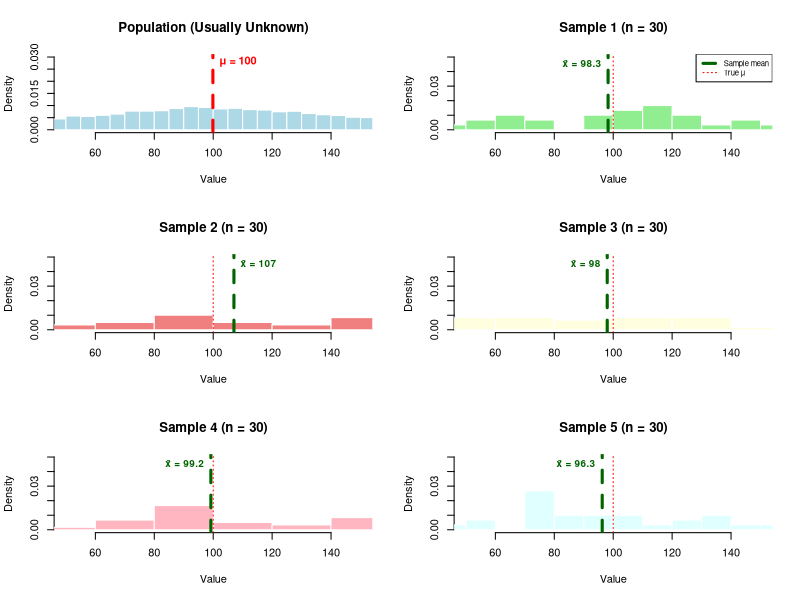
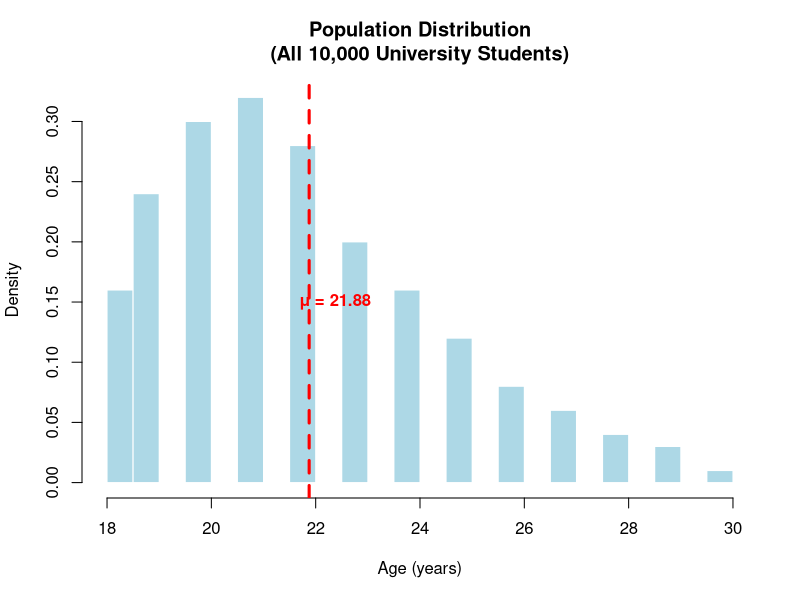
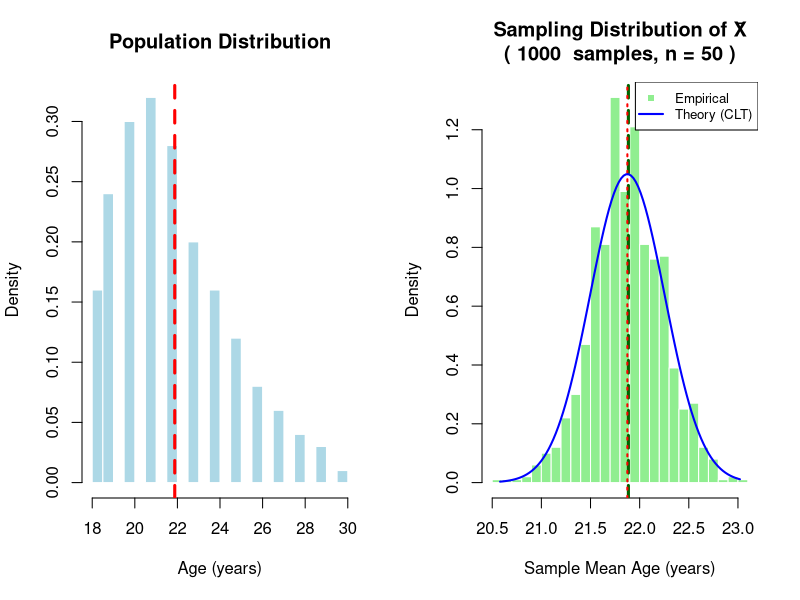
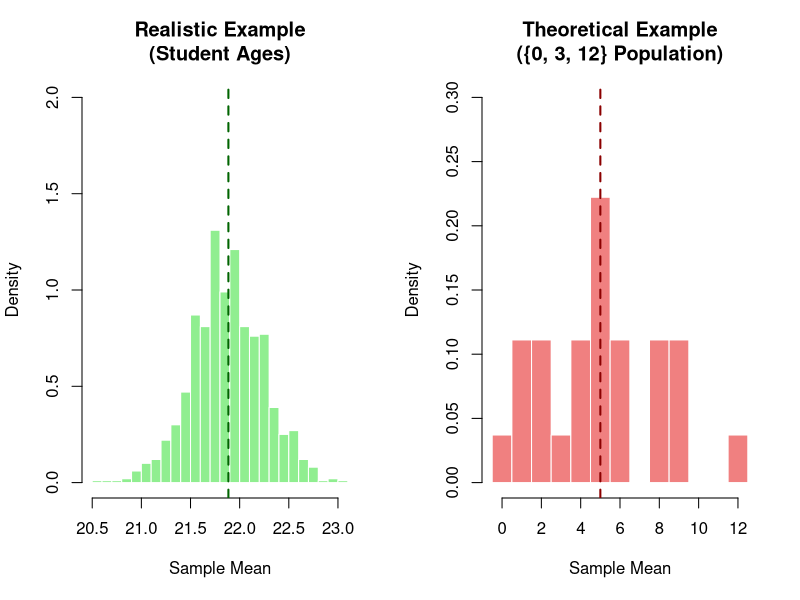
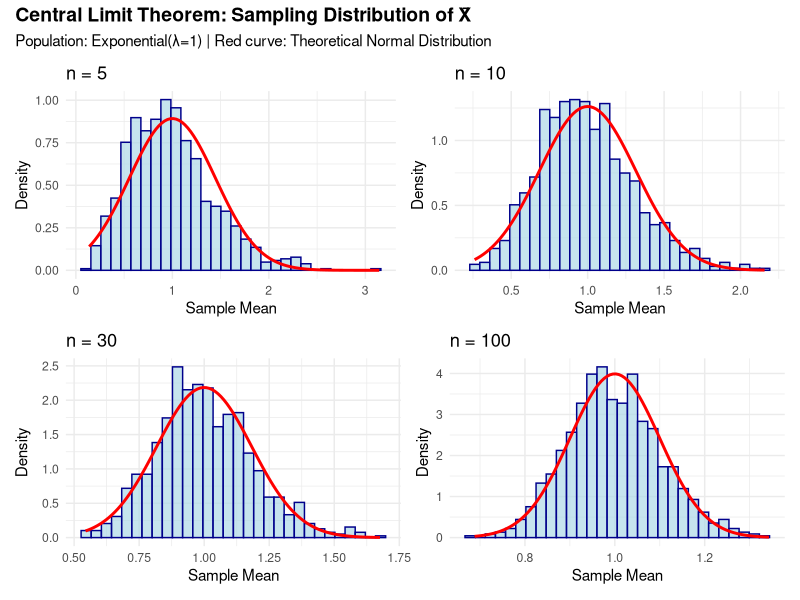
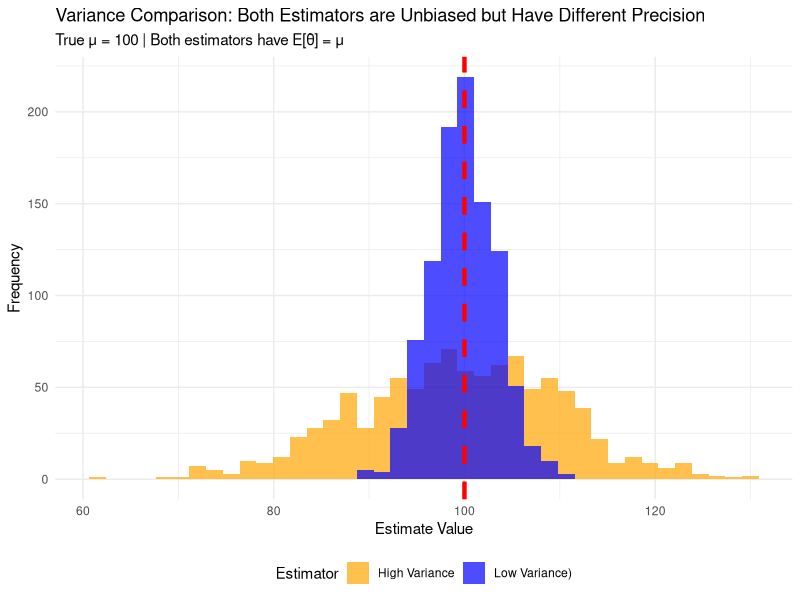
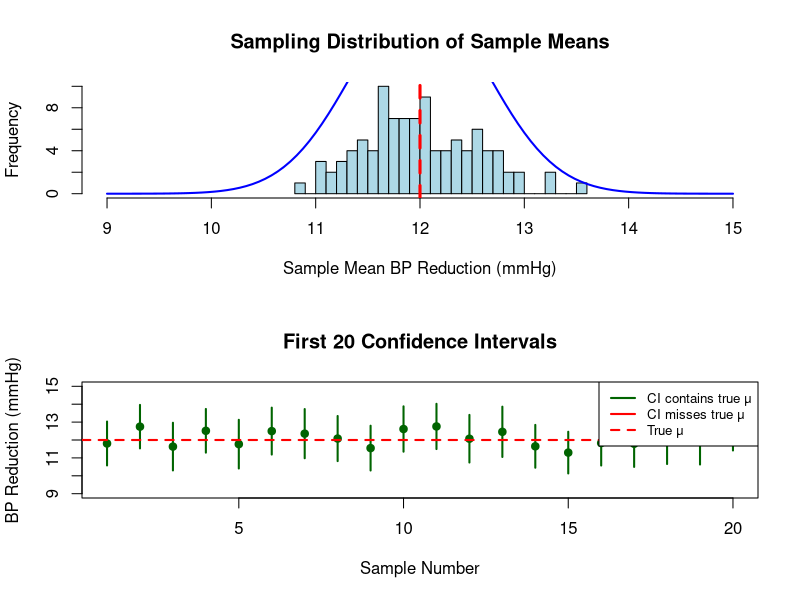
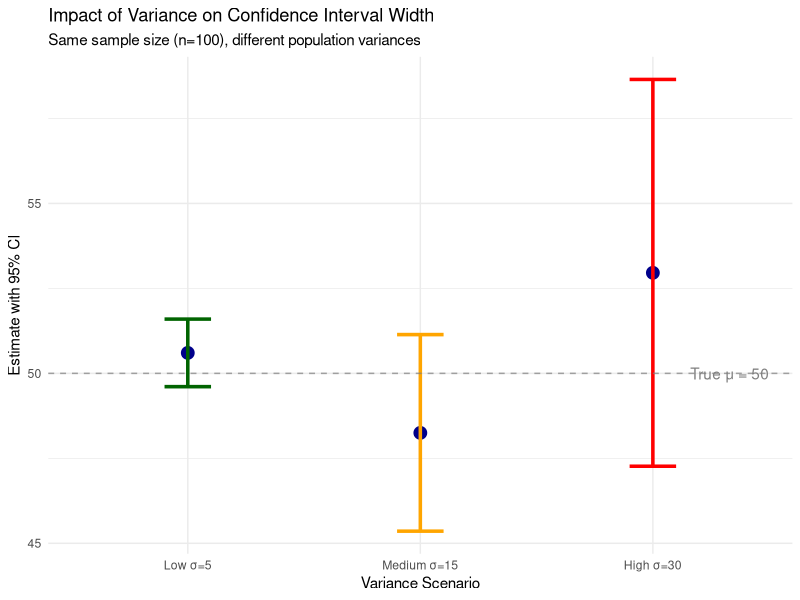

The R source for these figures, in order:
## ---- chunk 1
# Load required libraries
library(tidyverse)
library(knitr)
library(kableExtra)
library(ggplot2)
library(gridExtra)
library(gganimate)
library(patchwork)
## ---- chunk 2
# Create a visual representation of inferential statistics
set.seed(123)

# Create population
population_size <- 10000
population <- rnorm(population_size, mean = 100, sd = 45)

# Take multiple samples
n_samples <- 5
sample_size <- 30
samples <- list()
sample_means <- numeric(n_samples)
## ---- chunk 3
for (i in 1:n_samples) {
  samples[[i]] <- sample(population, sample_size)
  sample_means[i] <- mean(samples[[i]])
}

#Sample Means from 5 Different Samples
for (i in 1:n_samples) {
  cat(sprintf("Sample %d: x̄ = %.2f\n", i, sample_means[i]))
}
## ---- chunk 4

# Create visualization
colors <- c("lightgreen", "lightcoral", "lightyellow", "lightpink", "lightcyan")
par(mfrow = c(3, 2))

# Population (top left)
hist(population, breaks = 50, col = "lightblue", border = "white",
     main = "Population (Usually Unknown)", xlab = "Value", 
     xlim = c(50, 150), prob = TRUE, ylim = c(0, 0.03))
abline(v = mean(population), col = "red", lwd = 3, lty = 2)
text(mean(population), 0.028, "μ = 100", pos = 4, col = "red", font = 2)

# All 5 Samples
for (i in 1:5) {
  hist(samples[[i]], breaks = 12, col = colors[i], border = "white",
       main = paste("Sample", i, "(n = 30)"), xlab = "Value", 
       xlim = c(50, 150), prob = TRUE, ylim = c(0, 0.05))
  abline(v = sample_means[i], col = "darkgreen", lwd = 3, lty = 2)
  abline(v = 100, col = "red", lwd = 1, lty = 3)  # True mean
  text(sample_means[i], 0.045, paste("x̄ =", round(sample_means[i], 1)), 
       pos = ifelse(sample_means[i] < 100, 2, 4), col = "darkgreen", font = 2, cex = 0.9)
  
  # Add legend for first sample
  if (i == 1) {
    legend("topright", 
           legend = c("Sample mean", "True μ"),
           col = c("darkgreen", "red"),
           lty = c(2, 3),
           lwd = c(3, 1),
           cex = 0.7)
  }
}

par(mfrow = c(1, 1))

# Create a summary table of the samples
sample_summary <- data.frame(
  Sample = 1:5,
  Sample_Mean = sample_means,
  Deviation = sample_means - 100,
  Sample_Min = sapply(samples, min),
  Sample_Max = sapply(samples, max),
  Sample_SD = sapply(samples, sd)
)

kable(sample_summary, digits = 2,
      caption = "Summary Statistics for 5 Different Samples (Each n=30)",
      col.names = c("Sample", "Mean", "Deviation from population Mean", "Min", "Max", "SD")) %>%
  kable_styling(bootstrap_options = c("striped", "hover")) %>%
  row_spec(which.min(abs(sample_summary$Deviation)), 
           bold = TRUE, color = "white", background = "green")
## ---- chunk 5
# Create a realistic population of university student ages
set.seed(123)

# Generate a population of 10,000 university students
# Most students are 18-25, with peak around 20-21
population_ages <- c(
  rep(18, 800),   # Freshmen
  rep(19, 1200),  # Freshmen/Sophomores
  rep(20, 1500),  # Sophomores/Juniors  
  rep(21, 1600),  # Juniors/Seniors
  rep(22, 1400),  # Seniors/Grad
  rep(23, 1000),  # Grad students
  rep(24, 800),   # Grad students
  rep(25, 600),   # Grad students
  rep(26, 400),   # PhD students
  rep(27, 300),   # PhD students
  rep(28, 200),   # PhD students
  rep(29, 150),   # PhD students
  rep(30, 50)     # PhD students
)

# Add some random variation
population_ages <- population_ages + round(runif(length(population_ages), -0.4, 0.4))

# Calculate population parameters
pop_mean <- mean(population_ages)
pop_sd <- sd(population_ages)
## ---- chunk 6
# Visualize the population distribution
hist(population_ages, breaks = 30, col = "lightblue", border = "white",
     main = "Population Distribution\n(All 10,000 University Students)",
     xlab = "Age (years)", prob = TRUE)
abline(v = pop_mean, col = "red", lwd = 3, lty = 2)
text(pop_mean + 0.5, 0.15, paste("μ =", round(pop_mean, 2)), col = "red", font = 2)
## ---- chunk 7

# Draw 100 samples of 50 students each
n_samples <- 1000
sample_size <- 50
sample_means <- numeric(n_samples)

for (i in 1:n_samples) {
  sample_i <- sample(population_ages, sample_size, replace = FALSE)
  sample_means[i] <- mean(sample_i)
}
## ---- chunk 8

# Visualize the sampling distribution
par(mfrow = c(1, 2))

# Left plot: Population distribution (repeat for comparison)
hist(population_ages, breaks = 30, col = "lightblue", border = "white",
     main = "Population Distribution",
     xlab = "Age (years)", prob = TRUE)
abline(v = pop_mean, col = "red", lwd = 3, lty = 2)

# Right plot: Sampling distribution
hist(sample_means, breaks = 25, col = "lightgreen", border = "white",
     main = paste("Sampling Distribution of X̄\n(", n_samples, " samples, n =", sample_size, ")"),
     xlab = "Sample Mean Age (years)", prob = TRUE)
abline(v = mean(sample_means), col = "darkgreen", lwd = 3, lty = 2)
abline(v = pop_mean, col = "red", lwd = 2, lty = 3)

# Add normal curve overlay (Central Limit Theorem)
x_seq <- seq(min(sample_means), max(sample_means), length.out = 100)
theoretical_sd <- pop_sd / sqrt(sample_size)
lines(x_seq, dnorm(x_seq, mean = pop_mean, sd = theoretical_sd), 
      col = "blue", lwd = 2)

legend("topright", 
       legend = c("Empirical", "Theory (CLT)"),
       col = c("lightgreen", "blue"),
       lty = c(NA, 1),
       lwd = c(NA, 2),
       pch = c(15, NA),
       cex = 0.8)

par(mfrow = c(1, 1))
## ---- chunk 9

# Create a summary table
sampling_summary <- data.frame(
  Statistic = c("Mean", "Standard Deviation", "Minimum", "Maximum"),
  Population = c(round(pop_mean, 3), round(pop_sd, 3), 
                 min(population_ages), max(population_ages)),
  `Sample Means Distribution` = c(round(mean(sample_means), 3), 
                                  round(sd(sample_means), 3),
                                  round(min(sample_means), 3), 
                                  round(max(sample_means), 3)),
  `Theoretical (CLT)` = c(round(pop_mean, 3), 
                         round(theoretical_sd, 3),
                         NA, NA)
)

kable(sampling_summary, 
      caption = "Population vs Sampling Distribution Statistics",
      col.names = c("Statistic", "Population", "Sample Means", "Theoretical (CLT)")) %>%
  kable_styling(bootstrap_options = c("striped", "hover"))
## ---- chunk 10
# Define a simple population with three values
set.seed(321)
population <- c(3, 0, 12)
mu_x <- mean(population)
sigma_x <- sd(population)
## ---- chunk 11
# Generate all possible samples of size 3 with replacement
n <- 3
all_samples <- expand.grid(X1 = population, X2 = population, X3 = population)
n_samples <- nrow(all_samples)

# Calculate sample mean for each possible sample
all_samples$sample_mean <- (all_samples$X1 + all_samples$X2 + all_samples$X3) / 3

# Display first few samples
head(all_samples) %>%
  kable(caption = "First 10 Possible Samples from {0, 3, 12} Population", digits = 2) %>%
  kable_styling(bootstrap_options = c("striped", "hover"))
## ---- chunk 12
# Create frequency table of sample means
sampling_dist_summary <- table(all_samples$sample_mean)
print(sampling_dist_summary)
## ---- chunk 13

# Visualize both examples side by side
par(mfrow = c(1, 2))

# Realistic example (university ages)
hist(sample_means, breaks = 25, col = "lightgreen", border = "white",
     main = "Realistic Example\n(Student Ages)",
     xlab = "Sample Mean", prob = TRUE, ylim = c(0, 2))
abline(v = mean(sample_means), col = "darkgreen", lwd = 2, lty = 2)

# Simple theoretical example
hist(all_samples$sample_mean, breaks = seq(-0.5, 12.5, by = 1), 
     col = "lightcoral", border = "white",
     main = "Theoretical Example\n({0, 3, 12} Population)",
     xlab = "Sample Mean", prob = TRUE, ylim = c(0, 0.3))
abline(v = mu_x, col = "darkred", lwd = 2, lty = 2)

par(mfrow = c(1, 1))
## ---- chunk 14
# Demonstrate Central Limit Theorem
set.seed(654)

# Non-normal population (exponential)
population_exp <- rexp(10000, rate = 1)

# Sample sizes to test
sample_sizes <- c(5, 10, 30, 100)
n_iterations <- 1000

# Calculate sampling distributions for different sample sizes
sampling_results <- list()

for (n in sample_sizes) {
  sample_means <- numeric(n_iterations)
  for (i in 1:n_iterations) {
    sample_means[i] <- mean(sample(population_exp, n, replace = TRUE))
  }
  sampling_results[[as.character(n)]] <- sample_means
}

# Create plots
plots <- list()
for (i in 1:length(sample_sizes)) {
  n <- sample_sizes[i]
  data_to_plot <- data.frame(x = sampling_results[[as.character(n)]])
  
  p <- ggplot(data_to_plot, aes(x = x)) +
    geom_histogram(aes(y = ..density..), bins = 30, fill = "lightblue", 
                   color = "darkblue", alpha = 0.7) +
    stat_function(fun = dnorm, 
                  args = list(mean = 1, sd = 1/sqrt(n)),
                  color = "red", size = 1) +
    labs(title = paste("n =", n),
         x = "Sample Mean",
         y = "Density") +
    theme_minimal()
  
  plots[[i]] <- p
}

# Combine plots
(plots[[1]] + plots[[2]]) / (plots[[3]] + plots[[4]]) +
  plot_annotation(title = "Central Limit Theorem: Sampling Distribution of X̄",
                  subtitle = "Population: Exponential(λ=1) | Red curve: Theoretical Normal Distribution",
                  theme = theme(plot.title = element_text(size = 14, face = "bold")))
## ---- chunk 15
# Define population
population <- c(0, 3, 12)
mu_x <- mean(population)
# Generate all possible samples of size 3 with replacement
n <- 3
all_samples <- expand.grid(X1 = population, X2 = population, X3 = population)
n_samples <- nrow(all_samples)
# Calculate sample means for different estimators
all_samples$mean_Xbar <- (all_samples$X1 + all_samples$X2 + all_samples$X3) / 3
all_samples$mean_Xtilde <- (all_samples$X1 + all_samples$X3) / 2
all_samples$mean_Xstar <- all_samples$X1

# Calculate variances
var_Xbar <- var(all_samples$mean_Xbar)
var_Xtilde <- var(all_samples$mean_Xtilde)
var_Xstar <- var(all_samples$mean_Xstar)

# Create summary table showing means and variances
blue_summary <- data.frame(
  Estimator = c("Sample Mean (X̄)", "Average of First and Last (X̃)", "First Observation (X*)"),
  Expected_Value = c(mean(all_samples$mean_Xbar),
                     mean(all_samples$mean_Xtilde),
                     mean(all_samples$mean_Xstar)),
  Variance = c(var_Xbar, var_Xtilde, var_Xstar)
)
blue_summary
## ---- chunk 16
# Demonstrate different variances
set.seed(789)

# Generate samples and calculate two unbiased estimators with different variances
n_simulations <- 1000
sample_size <- 20
true_mean <- 100

estimator_results <- data.frame(
  low_variance = numeric(n_simulations),
  high_variance = numeric(n_simulations)
)

for (i in 1:n_simulations) {
  sample_data <- rnorm(sample_size, mean = true_mean, sd = 15)
  
  # Low variance estimator: sample mean (uses all data efficiently)
  estimator_results$low_variance[i] <- mean(sample_data)
  
  # High variance estimator: average of only first and last observations
  estimator_results$high_variance[i] <- (sample_data[1] + sample_data[sample_size]) / 2
}

# Create visualization
var_comparison <- pivot_longer(estimator_results, cols = everything(),
                               names_to = "Estimator", values_to = "Estimate")

ggplot(var_comparison, aes(x = Estimate, fill = Estimator)) +
  geom_histogram(alpha = 0.7, position = "identity", bins = 40) +
  geom_vline(xintercept = true_mean, color = "red", linetype = "dashed", size = 1.5) +
  scale_fill_manual(values = c("low_variance" = "blue", "high_variance" = "orange"),
                    labels = c("High Variance", "Low Variance)")) +
  labs(title = "Variance Comparison: Both Estimators are Unbiased but Have Different Precision",
       subtitle = paste("True μ =", true_mean, "| Both estimators have E[θ̂] = μ"),
       x = "Estimate Value",
       y = "Frequency") +
  theme_minimal() +
  theme(legend.position = "bottom")
## ---- chunk 17
# Set up the clinical trial scenario
set.seed(2024)

# True population parameters (unknown in practice)
true_mean_reduction <- 12  # True average BP reduction in mmHg
true_sd <- 8               # True population standard deviation

# Simulate a clinical trial with 150 patients
n_patients <- 150
trial_data <- rnorm(n_patients, mean = true_mean_reduction, sd = true_sd)

# Calculate sample statistics
sample_mean <- mean(trial_data)
sample_sd <- sd(trial_data)  # Using sample SD as estimate of population SD
se <- sample_sd / sqrt(n_patients)
## ---- chunk 18
# Step 1: Choose confidence level
confidence_level <- 0.95
alpha <- 1 - confidence_level

# Step 2: Find critical value
# Using t-distribution since we're estimating σ with sample SD
df <- n_patients - 1
t_critical <- qt(1 - alpha/2, df)

# For comparison, the z-critical value would be:
z_critical <- qnorm(1 - alpha/2)

# Step 3: Calculate margin of error
margin_of_error_t <- t_critical * se
margin_of_error_z <- z_critical * se

# Step 4: Construct confidence interval
ci_lower_t <- sample_mean - margin_of_error_t
ci_upper_t <- sample_mean + margin_of_error_t

ci_lower_z <- sample_mean - margin_of_error_z
ci_upper_z <- sample_mean + margin_of_error_z
## ---- chunk 19
# Simulate many samples to show the relationship
set.seed(123)
n_samples <- 100
sample_means_ci <- numeric(n_samples)
ci_lower_vals <- numeric(n_samples)
ci_upper_vals <- numeric(n_samples)

# Generate samples and calculate CIs
for(i in 1:n_samples) {
  # Each iteration simulates a new clinical trial
  sample_i <- rnorm(n_patients, mean = true_mean_reduction, sd = true_sd)
  
  # Calculate the sample mean for this trial
  mean_i <- mean(sample_i)
  
  # Calculate the standard error using this sample's SD
  sd_i <- sd(sample_i)
  se_i <- sd_i / sqrt(n_patients)
  
  # Store the sample mean
  sample_means_ci[i] <- mean_i
  
  # Calculate the 95% CI for this sample
  # CI = sample_mean ± t_critical × standard_error
  ci_lower_vals[i] <- mean_i - t_critical * se_i
  ci_upper_vals[i] <- mean_i + t_critical * se_i
}

# Check coverage: Does each CI contain the true mean?
# This creates a logical vector: TRUE if CI contains μ, FALSE otherwise
covers_true_mean <- (ci_lower_vals <= true_mean_reduction) & 
                   (ci_upper_vals >= true_mean_reduction)

# Calculate the coverage rate: proportion of CIs that contain true μ
coverage_rate <- mean(covers_true_mean)
## ---- chunk 20
# Create visualization showing sampling distribution and CIs
par(mfrow = c(2, 1))

# Top panel: Sampling distribution
hist(sample_means_ci, breaks = 20, col = "lightblue", 
     main = "Sampling Distribution of Sample Means",
     xlab = "Sample Mean BP Reduction (mmHg)", 
     xlim = c(9, 15))
abline(v = true_mean_reduction, col = "red", lwd = 3, lty = 2)
text(true_mean_reduction + 0.3, 20, "True μ = 12", col = "red", font = 2)

# Add theoretical normal curve
x_seq <- seq(9, 15, length.out = 100)
theoretical_se <- true_sd / sqrt(n_patients)
lines(x_seq, 
      dnorm(x_seq, mean = true_mean_reduction, sd = theoretical_se) * 
      n_samples * (15-9)/20, 
      col = "blue", lwd = 2)

# Bottom panel: First 20 confidence intervals
plot(1:20, sample_means_ci[1:20], ylim = c(9, 15),
     pch = 19, col = ifelse(covers_true_mean[1:20], "darkgreen", "red"),
     main = "First 20 Confidence Intervals",
     xlab = "Sample Number", 
     ylab = "BP Reduction (mmHg)")

# Add confidence intervals
for(i in 1:20) {
  color <- ifelse(covers_true_mean[i], "darkgreen", "red")
  segments(i, ci_lower_vals[i], i, ci_upper_vals[i], col = color, lwd = 2)
}

abline(h = true_mean_reduction, col = "red", lwd = 2, lty = 2)
legend("topright", 
       legend = c("CI contains true μ", "CI misses true μ", "True μ"),
       col = c("darkgreen", "red", "red"),
       lty = c(1, 1, 2),
       lwd = 2,
       cex = 0.8)

par(mfrow = c(1, 1))
## ---- chunk 21
# Compare CIs with different variances
set.seed(456)
n_fixed <- 100
mean_fixed <- 50

# Three scenarios with different SDs
sd_low <- 5
sd_medium <- 15
sd_high <- 30

# Generate samples
sample_low_var <- rnorm(n_fixed, mean = mean_fixed, sd = sd_low)
sample_medium_var <- rnorm(n_fixed, mean = mean_fixed, sd = sd_medium)
sample_high_var <- rnorm(n_fixed, mean = mean_fixed, sd = sd_high)

# Calculate CIs
calculate_ci <- function(data) {
  m <- mean(data)
  s <- sd(data)
  se <- s / sqrt(length(data))
  t_crit <- qt(0.975, df = length(data) - 1)
  c(lower = m - t_crit * se, 
    mean = m, 
    upper = m + t_crit * se,
    width = 2 * t_crit * se)
}

ci_low_var <- calculate_ci(sample_low_var)
ci_medium_var <- calculate_ci(sample_medium_var)
ci_high_var <- calculate_ci(sample_high_var)

# Create comparison table
variance_effect_table <- data.frame(
  Scenario = c("Low Variance", "Medium Variance", "High Variance"),
  `Population_SD` = c(sd_low, sd_medium, sd_high),
  `CI_Lower` = c(ci_low_var["lower"], ci_medium_var["lower"], ci_high_var["lower"]),
  `CI_Upper` = c(ci_low_var["upper"], ci_medium_var["upper"], ci_high_var["upper"]),
  `CI_Width` = c(ci_low_var["width"], ci_medium_var["width"], ci_high_var["width"])
)

kable(variance_effect_table, digits = 2,
      caption = "Effect of Population Variance on Confidence Interval Width",
      col.names = c("Scenario", "σ", "Lower", "Upper", "Width")) %>%
  kable_styling(bootstrap_options = c("striped", "hover"))
## ---- chunk 22
# Visualize the effect of variance on CI width
library(ggplot2)

# Create data for visualization
ci_comparison <- data.frame(
  Scenario = factor(c("Low σ=5", "Medium σ=15", "High σ=30"),
                   levels = c("Low σ=5", "Medium σ=15", "High σ=30")),
  Mean = c(ci_low_var["mean"], ci_medium_var["mean"], ci_high_var["mean"]),
  Lower = c(ci_low_var["lower"], ci_medium_var["lower"], ci_high_var["lower"]),
  Upper = c(ci_low_var["upper"], ci_medium_var["upper"], ci_high_var["upper"])
)

ggplot(ci_comparison, aes(x = Scenario, y = Mean)) +
  geom_point(size = 4, color = "darkblue") +
  geom_errorbar(aes(ymin = Lower, ymax = Upper), 
                width = 0.2, size = 1.2,
                color = c("darkgreen", "orange", "red")) +
  geom_hline(yintercept = mean_fixed, linetype = "dashed", 
             color = "gray50", alpha = 0.7) +
  labs(title = "Impact of Variance on Confidence Interval Width",
       subtitle = "Same sample size (n=100), different population variances",
       x = "Variance Scenario",
       y = "Estimate with 95% CI") +
  theme_minimal() +
  annotate("text", x = 3.5, y = mean_fixed, 
           label = "True μ = 50", 
           hjust = 1, color = "gray50")
## ---- chunk 23
# Demonstrate effect of bias on CI coverage
set.seed(789)
n_simulations <- 1000
n_sample <- 50
true_mean <- 100
true_sd <- 20

# Storage for results
unbiased_cis <- matrix(NA, n_simulations, 2)
biased_cis <- matrix(NA, n_simulations, 2)

for(i in 1:n_simulations) {
  # Generate sample
  sample_data <- rnorm(n_sample, mean = true_mean, sd = true_sd)
  
  # Unbiased estimator (sample mean)
  mean_unbiased <- mean(sample_data)
  se <- sd(sample_data) / sqrt(n_sample)
  t_crit <- qt(0.975, df = n_sample - 1)
  
  unbiased_cis[i, ] <- c(mean_unbiased - t_crit * se,
                         mean_unbiased + t_crit * se)
  
  # Biased estimator (systematically underestimates by 10%)
  mean_biased <- mean(sample_data) * 0.9
  # Note: Using same SE formula, but estimator is biased
  biased_cis[i, ] <- c(mean_biased - t_crit * se,
                      mean_biased + t_crit * se)
}

# Calculate coverage rates
coverage_unbiased <- mean((unbiased_cis[, 1] <= true_mean) & 
                         (unbiased_cis[, 2] >= true_mean))
coverage_biased <- mean((biased_cis[, 1] <= true_mean) & 
                       (biased_cis[, 2] >= true_mean))

# Calculate average CI centers
center_unbiased <- mean((unbiased_cis[, 1] + unbiased_cis[, 2]) / 2)
center_biased <- mean((biased_cis[, 1] + biased_cis[, 2]) / 2)
## ---- chunk 24
# Create visualization showing bias effect
set.seed(999)

# Sample 50 CIs for visualization
sample_indices <- sample(1:n_simulations, 50)

# Create plot data
plot_data <- data.frame(
  Index = rep(1:50, 2),
  Type = rep(c("Unbiased", "Biased"), each = 50),
  Lower = c(unbiased_cis[sample_indices, 1], 
           biased_cis[sample_indices, 1]),
  Upper = c(unbiased_cis[sample_indices, 2], 
           biased_cis[sample_indices, 2]),
  Contains = c((unbiased_cis[sample_indices, 1] <= true_mean) & 
              (unbiased_cis[sample_indices, 2] >= true_mean),
              (biased_cis[sample_indices, 1] <= true_mean) & 
              (biased_cis[sample_indices, 2] >= true_mean))
)

ggplot(plot_data, aes(x = Index, y = (Lower + Upper)/2)) +
  geom_errorbar(aes(ymin = Lower, ymax = Upper, 
                   color = Contains), 
               width = 0.3, alpha = 0.7) +
  geom_hline(yintercept = true_mean, 
            linetype = "dashed", color = "red", size = 1) +
  facet_wrap(~ Type, ncol = 1) +
  scale_color_manual(values = c("FALSE" = "red", "TRUE" = "darkgreen"),
                    labels = c("Misses μ", "Contains μ")) +
  labs(title = "Effect of Bias on Confidence Interval Coverage",
       subtitle = paste("True μ =", true_mean, "| 50 random CIs shown"),
       x = "Sample Number",
       y = "Confidence Interval",
       color = "Coverage") +
  theme_minimal() +
  theme(legend.position = "bottom")
